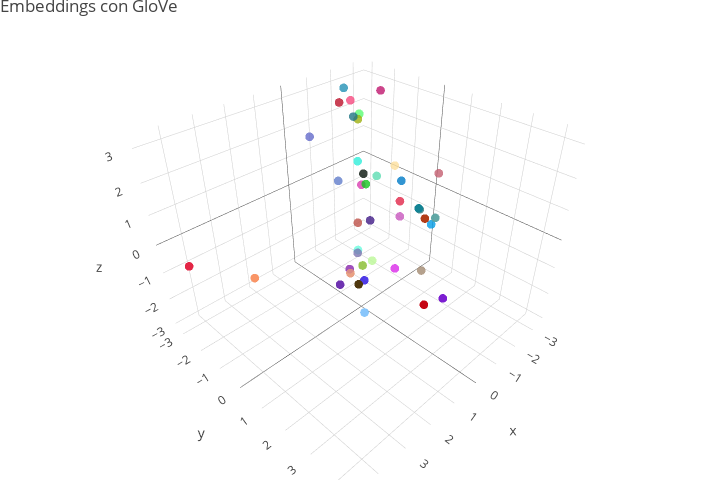

This figure's notebook cell:
### Code cell
iplot(fig)

### Figure 1 — Plotly figure (JSON) as saved in the notebook; plotly's stock layout.template omitted (floating-point values rounded to 4 significant figures)
{"data": [{"hoverinfo": "text", "hoverlabel": {"bgcolor": ["rgb(218, 62, 176)", "rgb(22, 196, 33)", "rgb(90, 253, 115)", "rgb(100, 18, 178)", "rgb(51, 46, 87)", "rgb(106, 253, 222)", "rgb(227, 38, 70)", "rgb(225, 39, 74)", "rgb(227, 38, 70)", "rgb(99, 88, 173)", "rgb(93, 165, 163)", "rgb(179, 61, 24)", "rgb(190, 81, 73)", "rgb(0, 188, 106)", "rgb(198, 6, 20)", "rgb(132, 197, 252)", "rgb(241, 216, 190)", "rgb(252, 224, 156)", "rgb(124, 30, 210)", "rgb(124, 145, 135)", "rgb(179, 61, 24)", "rgb(8, 126, 55)", "rgb(188, 249, 151)", "rgb(11, 193, 165)", "rgb(162, 138, 114)", "rgb(76, 218, 153)", "rgb(49, 120, 120)", "rgb(217, 41, 233)", "rgb(200, 87, 190)", "rgb(78, 55, 13)", "rgb(75, 0, 157)", "rgb(134, 188, 42)", "rgb(39, 14, 227)", "rgb(100, 107, 204)", "rgb(227, 38, 70)", "rgb(249, 149, 103)", "rgb(159, 176, 16)", "rgb(32, 117, 133)", "rgb(227, 38, 70)", "rgb(48, 237, 217)", "rgb(232, 157, 127)", "rgb(78, 55, 13)", "rgb(249, 149, 103)", "rgb(43, 146, 208)", "rgb(116, 50, 193)", "rgb(227, 38, 70)", "rgb(249, 149, 103)", "rgb(124, 30, 210)", "rgb(198, 6, 20)", "rgb(10, 125, 174)", "rgb(203, 61, 134)", "rgb(246, 73, 126)", "rgb(65, 29, 135)", "rgb(97, 125, 204)", "rgb(26, 56, 61)", "rgb(162, 245, 100)", "rgb(134, 29, 212)", "rgb(125, 119, 179)", "rgb(227, 38, 70)", "rgb(92, 220, 178)", "rgb(227, 38, 70)", "rgb(139, 145, 183)", "rgb(3, 156, 230)", "rgb(93, 165, 163)", "rgb(179, 61, 24)", "rgb(203, 61, 134)", "rgb(30, 200, 23)", "rgb(198, 6, 20)", "rgb(132, 197, 252)", "rgb(241, 216, 190)", "rgb(196, 95, 113)", "rgb(124, 30, 210)", "rgb(124, 145, 135)", "rgb(179, 61, 24)", "rgb(8, 126, 55)", "rgb(78, 55, 13)", "rgb(249, 149, 103)", "rgb(189, 18, 43)", "rgb(227, 38, 70)", "rgb(20, 115, 92)", "rgb(227, 38, 70)", "rgb(249, 149, 103)", "rgb(35, 145, 181)", "rgb(135, 39, 171)", "rgb(227, 38, 70)", "rgb(7, 20, 11)", "rgb(232, 157, 127)", "rgb(78, 55, 13)", "rgb(249, 149, 103)", "rgb(43, 146, 208)", "rgb(227, 38, 70)", "rgb(62, 162, 34)", "rgb(227, 38, 70)", "rgb(249, 149, 103)", "rgb(124, 30, 210)", "rgb(198, 6, 20)", "rgb(10, 125, 174)"]}, "hovertext": [" <b style=\"font-size: 20px\"> Lionel </b> Andrés Messi Cuccittini (Rosario, 24", " la que es capitán. Lionel <b style=\"font-size: 20px\"> Andrés </b> Messi Cuccittini (Rosario, 24 de", " que es capitán. Lionel Andrés <b style=\"font-size: 20px\"> Messi </b> Cuccittini (Rosario, 24 de junio", " es capitán. Lionel Andrés Messi <b style=\"font-size: 20px\"> Cuccittini </b> (Rosario, 24 de junio de", " capitán. Lionel Andrés Messi Cuccittini <b style=\"font-size: 20px\"> (Rosario, </b> 24 de junio de 1987),", " Lionel Andrés Messi Cuccittini (Rosario, <b style=\"font-size: 20px\"> 24 </b> de junio de 1987), conocido", " Andrés Messi Cuccittini (Rosario, 24 <b style=\"font-size: 20px\"> de </b> junio de 1987), conocido como", " Messi Cuccittini (Rosario, 24 de <b style=\"font-size: 20px\"> junio </b> de 1987), conocido como Leo", " Cuccittini (Rosario, 24 de junio <b style=\"font-size: 20px\"> de </b> 1987), conocido como Leo Messi,", " (Rosario, 24 de junio de <b style=\"font-size: 20px\"> 1987), </b> conocido como Leo Messi, es", " 24 de junio de 1987), <b style=\"font-size: 20px\"> conocido </b> como Leo Messi, es un", " de junio de 1987), conocido <b style=\"font-size: 20px\"> como </b> Leo Messi, es un futbolista", " junio de 1987), conocido como <b style=\"font-size: 20px\"> Leo </b> Messi, es un futbolista argentino", " de 1987), conocido como Leo <b style=\"font-size: 20px\"> Messi, </b> es un futbolista argentino que", " 1987), conocido como Leo Messi, <b style=\"font-size: 20px\"> es </b> un futbolista argentino que juega", " conocido como Leo Messi, es <b style=\"font-size: 20px\"> un </b> futbolista argentino que juega como", " como Leo Messi, es un <b style=\"font-size: 20px\"> futbolista </b> argentino que juega como delantero", " Leo Messi, es un futbolista <b style=\"font-size: 20px\"> argentino </b> que juega como delantero o", " Messi, es un futbolista argentino <b style=\"font-size: 20px\"> que </b> juega como delantero o centrocampista.", " es un futbolista argentino que <b style=\"font-size: 20px\"> juega </b> como delantero o centrocampista. Ha", " un futbolista argentino que juega <b style=\"font-size: 20px\"> como </b> delantero o centrocampista. Ha desarrollado", " futbolista argentino que juega como <b style=\"font-size: 20px\"> delantero </b> o centrocampista. Ha desarrollado toda", " argentino que juega como delantero <b style=\"font-size: 20px\"> o </b> centrocampista. Ha desarrollado toda su", " que juega como delantero o <b style=\"font-size: 20px\"> centrocampista. </b> Ha desarrollado toda su carrera", " juega como delantero o centrocampista. <b style=\"font-size: 20px\"> Ha </b> desarrollado toda su carrera en", " como delantero o centrocampista. Ha <b style=\"font-size: 20px\"> desarrollado </b> toda su carrera en el", " delantero o centrocampista. Ha desarrollado <b style=\"font-size: 20px\"> toda </b> su carrera en el F.", " o centrocampista. Ha desarrollado toda <b style=\"font-size: 20px\"> su </b> carrera en el F. C.", " centrocampista. Ha desarrollado toda su <b style=\"font-size: 20px\"> carrera </b> en el F. C. Barcelona", " Ha desarrollado toda su carrera <b style=\"font-size: 20px\"> en </b> el F. C. Barcelona de", " desarrollado toda su carrera en <b style=\"font-size: 20px\"> el </b> F. C. Barcelona de la", " toda su carrera en el <b style=\"font-size: 20px\"> F. </b> C. Barcelona de la Primera", " su carrera en el F. <b style=\"font-size: 20px\"> C. </b> Barcelona de la Primera División", " carrera en el F. C. <b style=\"font-size: 20px\"> Barcelona </b> de la Primera División de", " en el F. C. Barcelona <b style=\"font-size: 20px\"> de </b> la Primera División de España", " el F. C. Barcelona de <b style=\"font-size: 20px\"> la </b> Primera División de España y", " F. C. Barcelona de la <b style=\"font-size: 20px\"> Primera </b> División de España y en", " C. Barcelona de la Primera <b style=\"font-size: 20px\"> División </b> de España y en la", " Barcelona de la Primera División <b style=\"font-size: 20px\"> de </b> España y en la selección", " de la Primera División de <b style=\"font-size: 20px\"> España </b> y en la selección argentina,", " la Primera División de España <b style=\"font-size: 20px\"> y </b> en la selección argentina, de", " Primera División de España y <b style=\"font-size: 20px\"> en </b> la selección argentina, de la", " División de España y en <b style=\"font-size: 20px\"> la </b> selección argentina, de la que", " de España y en la <b style=\"font-size: 20px\"> selección </b> argentina, de la que es", " España y en la selección <b style=\"font-size: 20px\"> argentina, </b> de la que es capitán.", " y en la selección argentina, <b style=\"font-size: 20px\"> de </b> la que es capitán. Cristiano", " en la selección argentina, de <b style=\"font-size: 20px\"> la </b> que es capitán. Cristiano Ronaldo", " la selección argentina, de la <b style=\"font-size: 20px\"> que </b> es capitán. Cristiano Ronaldo dos", " selección argentina, de la que <b style=\"font-size: 20px\"> es </b> capitán. Cristiano Ronaldo dos Santos", " argentina, de la que es <b style=\"font-size: 20px\"> capitán. </b> Cristiano Ronaldo dos Santos Aveiro,", " de la que es capitán. <b style=\"font-size: 20px\"> Cristiano </b> Ronaldo dos Santos Aveiro, (Funchal,", " la que es capitán. Cristiano <b style=\"font-size: 20px\"> Ronaldo </b> dos Santos Aveiro, (Funchal, Madeira,", " que es capitán. Cristiano Ronaldo <b style=\"font-size: 20px\"> dos </b> Santos Aveiro, (Funchal, Madeira, 5", " es capitán. Cristiano Ronaldo dos <b style=\"font-size: 20px\"> Santos </b> Aveiro, (Funchal, Madeira, 5 de", " capitán. Cristiano Ronaldo dos Santos <b style=\"font-size: 20px\"> Aveiro, </b> (Funchal, Madeira, 5 de febrero", " Cristiano Ronaldo dos Santos Aveiro, <b style=\"font-size: 20px\"> (Funchal, </b> Madeira, 5 de febrero de", " Ronaldo dos Santos Aveiro, (Funchal, <b style=\"font-size: 20px\"> Madeira, </b> 5 de febrero de 1985),", " dos Santos Aveiro, (Funchal, Madeira, <b style=\"font-size: 20px\"> 5 </b> de febrero de 1985), más", " Santos Aveiro, (Funchal, Madeira, 5 <b style=\"font-size: 20px\"> de </b> febrero de 1985), más conocido", " Aveiro, (Funchal, Madeira, 5 de <b style=\"font-size: 20px\"> febrero </b> de 1985), más conocido como", " (Funchal, Madeira, 5 de febrero <b style=\"font-size: 20px\"> de </b> 1985), más conocido como Cristiano", " Madeira, 5 de febrero de <b style=\"font-size: 20px\"> 1985), </b> más conocido como Cristiano Ronaldo,", " 5 de febrero de 1985), <b style=\"font-size: 20px\"> más </b> conocido como Cristiano Ronaldo, es", " de febrero de 1985), más <b style=\"font-size: 20px\"> conocido </b> como Cristiano Ronaldo, es un", " febrero de 1985), más conocido <b style=\"font-size: 20px\"> como </b> Cristiano Ronaldo, es un futbolista", " de 1985), más conocido como <b style=\"font-size: 20px\"> Cristiano </b> Ronaldo, es un futbolista portugués", " 1985), más conocido como Cristiano <b style=\"font-size: 20px\"> Ronaldo, </b> es un futbolista portugués que", " más conocido como Cristiano Ronaldo, <b style=\"font-size: 20px\"> es </b> un futbolista portugués que juega", " conocido como Cristiano Ronaldo, es <b style=\"font-size: 20px\"> un </b> futbolista portugués que juega como", " como Cristiano Ronaldo, es un <b style=\"font-size: 20px\"> futbolista </b> portugués que juega como delantero", " Cristiano Ronaldo, es un futbolista <b style=\"font-size: 20px\"> portugués </b> que juega como delantero en", " Ronaldo, es un futbolista portugués <b style=\"font-size: 20px\"> que </b> juega como delantero en la", " es un futbolista portugués que <b style=\"font-size: 20px\"> juega </b> como delantero en la Juventus", " un futbolista portugués que juega <b style=\"font-size: 20px\"> como </b> delantero en la Juventus de", " futbolista portugués que juega como <b style=\"font-size: 20px\"> delantero </b> en la Juventus de Turín", " portugués que juega como delantero <b style=\"font-size: 20px\"> en </b> la Juventus de Turín de", " que juega como delantero en <b style=\"font-size: 20px\"> la </b> Juventus de Turín de la", " juega como delantero en la <b style=\"font-size: 20px\"> Juventus </b> de Turín de la Serie", " como delantero en la Juventus <b style=\"font-size: 20px\"> de </b> Turín de la Serie A", " delantero en la Juventus de <b style=\"font-size: 20px\"> Turín </b> de la Serie A de", " en la Juventus de Turín <b style=\"font-size: 20px\"> de </b> la Serie A de Italia", " la Juventus de Turín de <b style=\"font-size: 20px\"> la </b> Serie A de Italia y", " Juventus de Turín de la <b style=\"font-size: 20px\"> Serie </b> A de Italia y en", " de Turín de la Serie <b style=\"font-size: 20px\"> A </b> de Italia y en la", " Turín de la Serie A <b style=\"font-size: 20px\"> de </b> Italia y en la selección", " de la Serie A de <b style=\"font-size: 20px\"> Italia </b> y en la selección de", " la Serie A de Italia <b style=\"font-size: 20px\"> y </b> en la selección de Portugal,", " Serie A de Italia y <b style=\"font-size: 20px\"> en </b> la selección de Portugal, de", " A de Italia y en <b style=\"font-size: 20px\"> la </b> selección de Portugal, de la", " de Italia y en la <b style=\"font-size: 20px\"> selección </b> de Portugal, de la que", " Italia y en la selección <b style=\"font-size: 20px\"> de </b> Portugal, de la que es", " y en la selección de <b style=\"font-size: 20px\"> Portugal, </b> de la que es capitán.", " en la selección de Portugal, <b style=\"font-size: 20px\"> de </b>", " la selección de Portugal, de <b style=\"font-size: 20px\"> la </b>", " selección de Portugal, de la <b style=\"font-size: 20px\"> que </b>", " de Portugal, de la que <b style=\"font-size: 20px\"> es </b>", " Portugal, de la que es <b style=\"font-size: 20px\"> capitán. </b>"], "marker": {"color": ["rgb(218, 62, 176)", "rgb(22, 196, 33)", "rgb(90, 253, 115)", "rgb(100, 18, 178)", "rgb(51, 46, 87)", "rgb(106, 253, 222)", "rgb(227, 38, 70)", "rgb(225, 39, 74)", "rgb(227, 38, 70)", "rgb(99, 88, 173)", "rgb(93, 165, 163)", "rgb(179, 61, 24)", "rgb(190, 81, 73)", "rgb(0, 188, 106)", "rgb(198, 6, 20)", "rgb(132, 197, 252)", "rgb(241, 216, 190)", "rgb(252, 224, 156)", "rgb(124, 30, 210)", "rgb(124, 145, 135)", "rgb(179, 61, 24)", "rgb(8, 126, 55)", "rgb(188, 249, 151)", "rgb(11, 193, 165)", "rgb(162, 138, 114)", "rgb(76, 218, 153)", "rgb(49, 120, 120)", "rgb(217, 41, 233)", "rgb(200, 87, 190)", "rgb(78, 55, 13)", "rgb(75, 0, 157)", "rgb(134, 188, 42)", "rgb(39, 14, 227)", "rgb(100, 107, 204)", "rgb(227, 38, 70)", "rgb(249, 149, 103)", "rgb(159, 176, 16)", "rgb(32, 117, 133)", "rgb(227, 38, 70)", "rgb(48, 237, 217)", "rgb(232, 157, 127)", "rgb(78, 55, 13)", "rgb(249, 149, 103)", "rgb(43, 146, 208)", "rgb(116, 50, 193)", "rgb(227, 38, 70)", "rgb(249, 149, 103)", "rgb(124, 30, 210)", "rgb(198, 6, 20)", "rgb(10, 125, 174)", "rgb(203, 61, 134)", "rgb(246, 73, 126)", "rgb(65, 29, 135)", "rgb(97, 125, 204)", "rgb(26, 56, 61)", "rgb(162, 245, 100)", "rgb(134, 29, 212)", "rgb(125, 119, 179)", "rgb(227, 38, 70)", "rgb(92, 220, 178)", "rgb(227, 38, 70)", "rgb(139, 145, 183)", "rgb(3, 156, 230)", "rgb(93, 165, 163)", "rgb(179, 61, 24)", "rgb(203, 61, 134)", "rgb(30, 200, 23)", "rgb(198, 6, 20)", "rgb(132, 197, 252)", "rgb(241, 216, 190)", "rgb(196, 95, 113)", "rgb(124, 30, 210)", "rgb(124, 145, 135)", "rgb(179, 61, 24)", "rgb(8, 126, 55)", "rgb(78, 55, 13)", "rgb(249, 149, 103)", "rgb(189, 18, 43)", "rgb(227, 38, 70)", "rgb(20, 115, 92)", "rgb(227, 38, 70)", "rgb(249, 149, 103)", "rgb(35, 145, 181)", "rgb(135, 39, 171)", "rgb(227, 38, 70)", "rgb(7, 20, 11)", "rgb(232, 157, 127)", "rgb(78, 55, 13)", "rgb(249, 149, 103)", "rgb(43, 146, 208)", "rgb(227, 38, 70)", "rgb(62, 162, 34)", "rgb(227, 38, 70)", "rgb(249, 149, 103)", "rgb(124, 30, 210)", "rgb(198, 6, 20)", "rgb(10, 125, 174)"], "opacity": 0.8, "size": 3}, "mode": "markers", "type": "scatter3d", "uid": "75df7d4b-4182-4e6f-87aa-ee4dcff61835", "x": [-1.858, -1.067, -2.407, -2.883, -2.883, -1.19, 4.561, -1.354, 4.561, -2.883, -1.553, 0.4883, -1.598, -2.883, 0.8741, 0.6858, -2.883, -1.112, 1.743, -2.883, 0.4883, -2.883, 0.3537, -2.883, -0.1047, -2.883, -0.9497, 0.6323, -1.044, 1.935, 1.969, -1.397, -0.8262, -0.7989, 4.561, 3.572, -0.2645, -0.8581, 4.561, -0.3544, 1.999, 1.935, 3.572, -2.222, -2.883, 4.561, 3.572, 1.743, 0.8741, -2.883, -2.824, -2.188, -0.1145, -0.4852, -2.883, -2.883, -2.883, -1.059, 4.561, -0.8058, 4.561, -2.883, -0.8381, -1.553, 0.4883, -2.824, -2.883, 0.8741, 0.6858, -2.883, -3.255, 1.743, -2.883, 0.4883, -2.883, 1.935, 3.572, -1.954, 4.561, -2.883, 4.561, 3.572, -1.551, -0.8937, 4.561, -1.273, 1.999, 1.935, 3.572, -2.222, 4.561, -2.883, 4.561, 3.572, 1.743, 0.8741, -2.883], "y": [-1.86, -0.8801, -2.513, -0.1796, -0.1796, -1.359, -2.118, 0.2878, -2.118, -0.1796, 1.508, 2.691, -1.773, -0.1796, 3.168, 0.8132, -0.1796, 0.238, 4.33, -0.1796, 2.691, -0.1796, 0.7853, -0.1796, 2.249, -0.1796, 1.379, 1.908, 0.5761, 1.817, 1.142, -1.338, -0.6868, -3.149, -2.118, -0.4756, -0.4121, -1.197, -2.118, -0.5212, 1.583, 1.817, -0.4756, -0.4314, -0.1796, -2.118, -0.4756, 4.33, 3.168, -0.1796, -1.976, -2.69, 0.2344, -1.506, -0.1796, -0.1796, -0.1796, -1.244, -2.118, -0.183, -2.118, -0.1796, 1.909, 1.508, 2.691, -1.976, -0.1796, 3.168, 0.8132, -0.1796, 0.2425, 4.33, -0.1796, 2.691, -0.1796, 1.817, -0.4756, -2.974, -2.118, -0.1796, -2.118, -0.4756, -2.324, -1.471, -2.118, -1.191, 1.583, 1.817, -0.4756, -0.4314, -2.118, -0.1796, -2.118, -0.4756, 4.33, 3.168, -0.1796], "z": [-0.1247, 0.6184, 2.034, -0.7651, -0.7651, -2.221, -0.1898, 0.3803, -0.1898, -0.7651, 0.2486, 1.713, -1.483, -0.7651, -0.5788, -2.494, -0.7651, 1.664, 0.888, -0.7651, 1.713, -0.7651, -0.6933, -0.7651, -0.5003, -0.7651, 0.7537, -0.2067, 0.1037, -0.05872, -0.4435, -2.995, -2.967, 1.544, -0.1898, -0.2268, 3.151, 2.807, -0.1898, 1.803, 0.2159, -0.05872, -0.2268, 0.4537, -0.7651, -0.1898, -0.2268, 0.888, -0.5788, -0.7651, 2.853, 2.502, 0.2341, 0.7136, -0.7651, -0.7651, -0.7651, -2.216, -0.1898, 1.279, -0.1898, -0.7651, 0.5428, 0.2486, 1.713, 2.853, -0.7651, -0.5788, -2.494, -0.7651, 0.5835, 0.888, -0.7651, 1.713, -0.7651, -0.05872, -0.2268, 2.417, -0.1898, -0.7651, -0.1898, -0.2268, 3.179, -2.951, -0.1898, 0.7832, 0.2159, -0.05872, -0.2268, 0.4537, -0.1898, -0.7651, -0.1898, -0.2268, 0.888, -0.5788, -0.7651]}], "layout": {"height": 480, "margin": {"b": 0, "l": 0, "r": 0, "t": 0}, "title": {"text": "Embeddings con GloVe", "x": 0, "y": 1}, "width": 720}}
